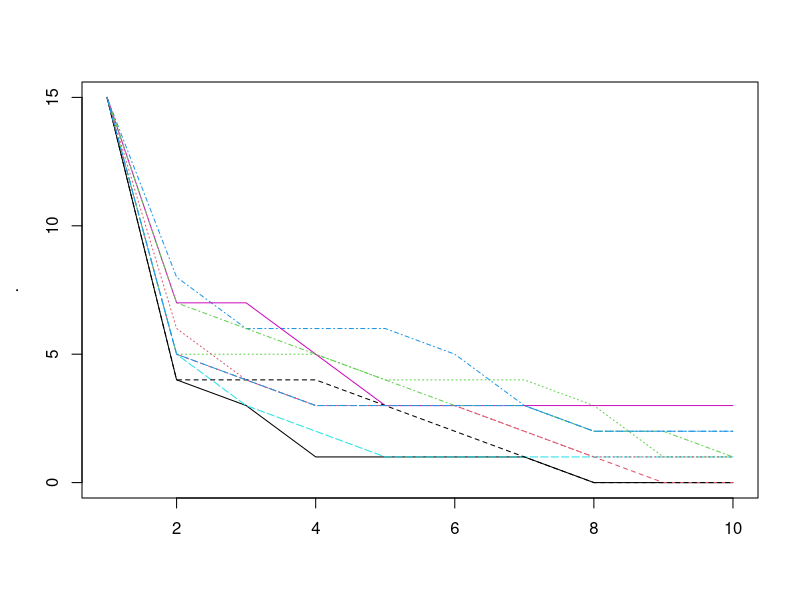
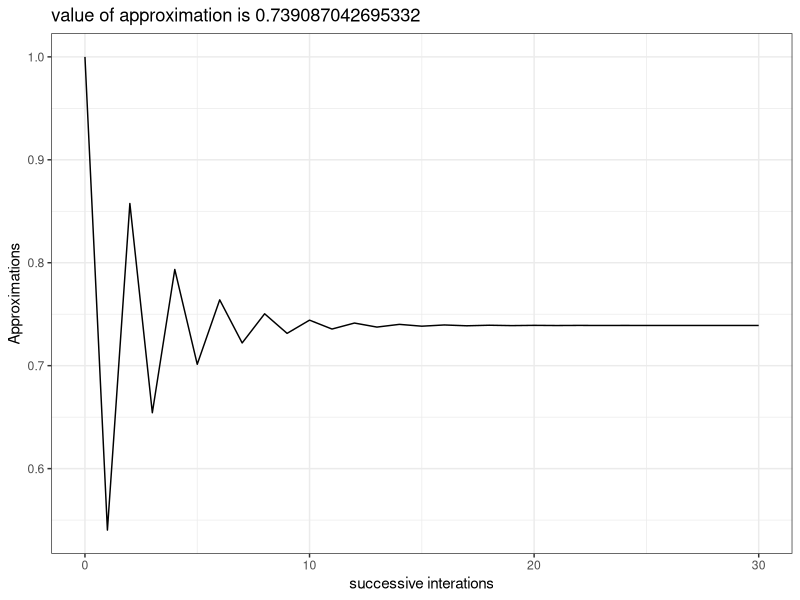
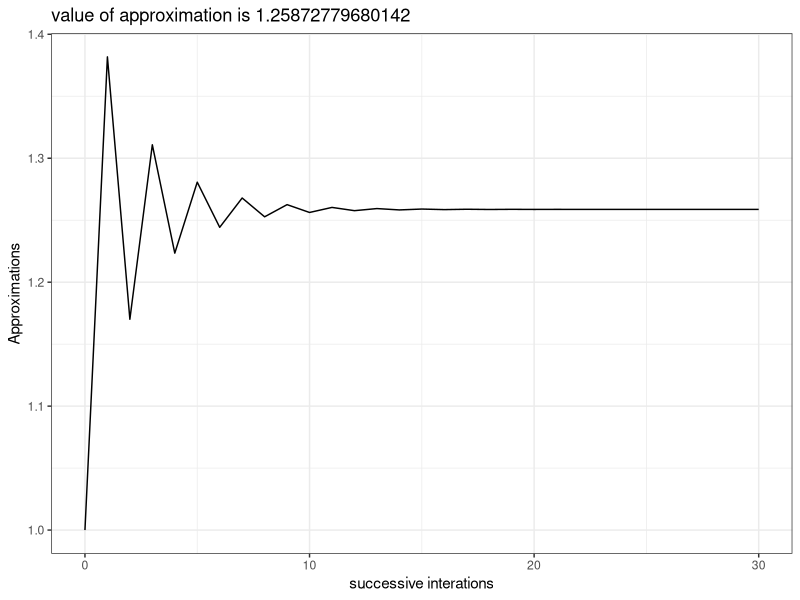
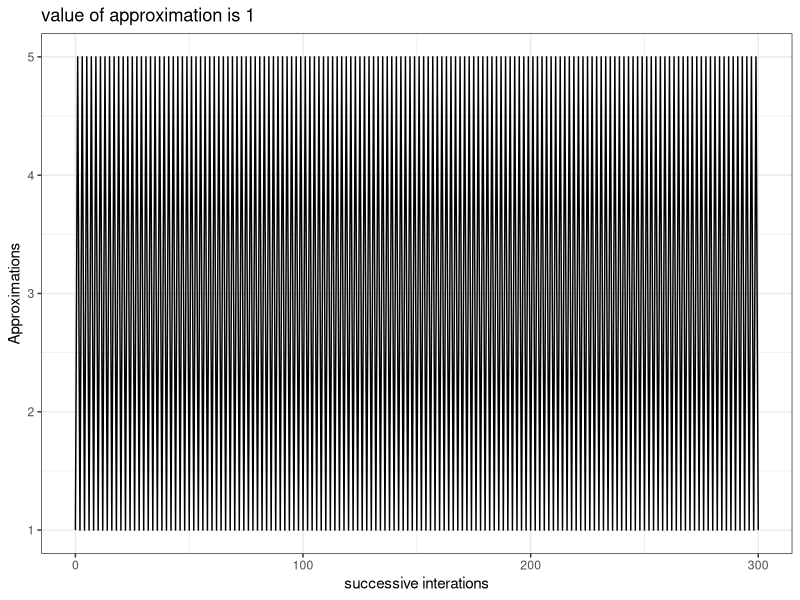
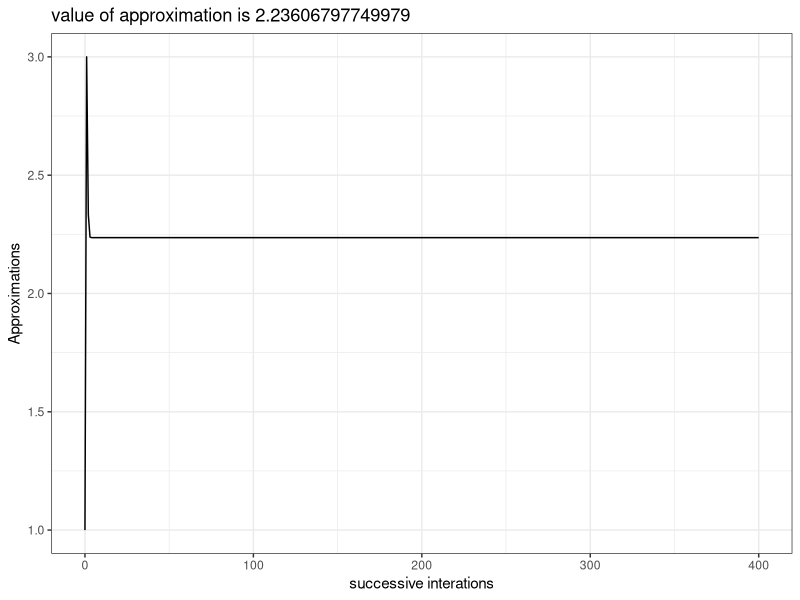
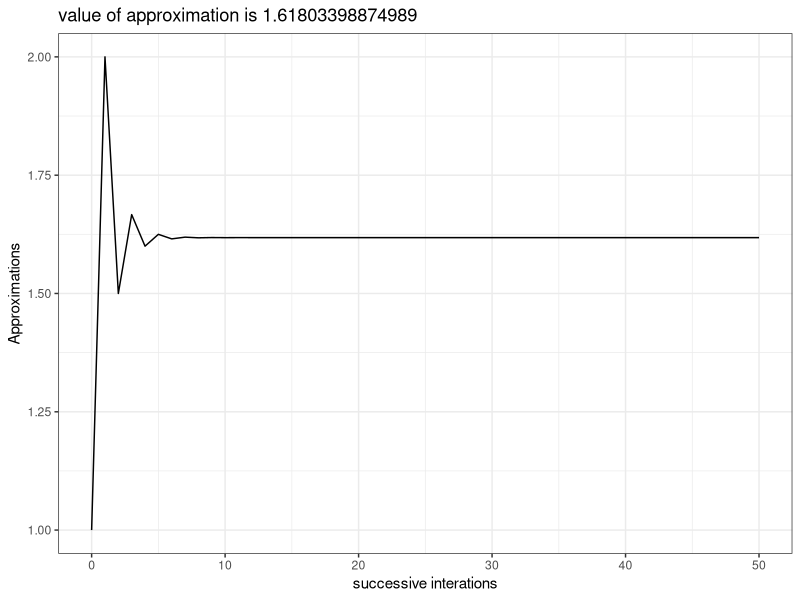
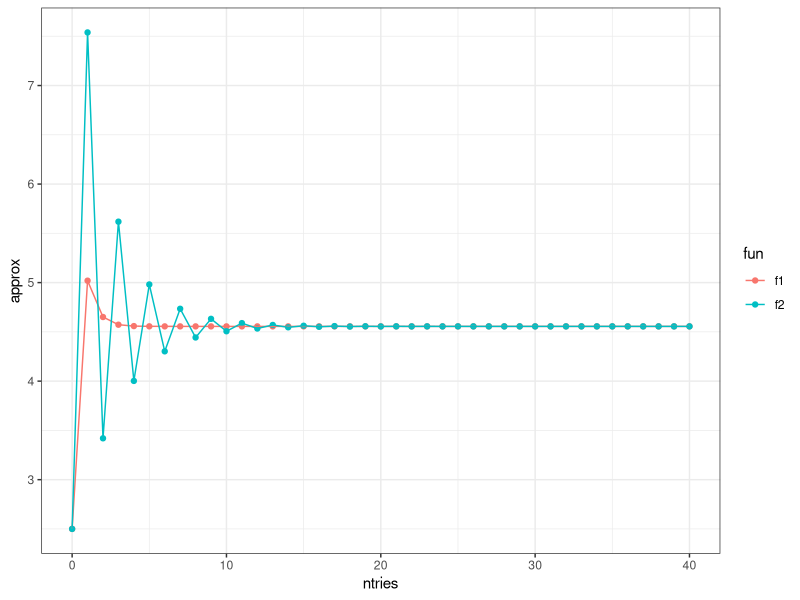
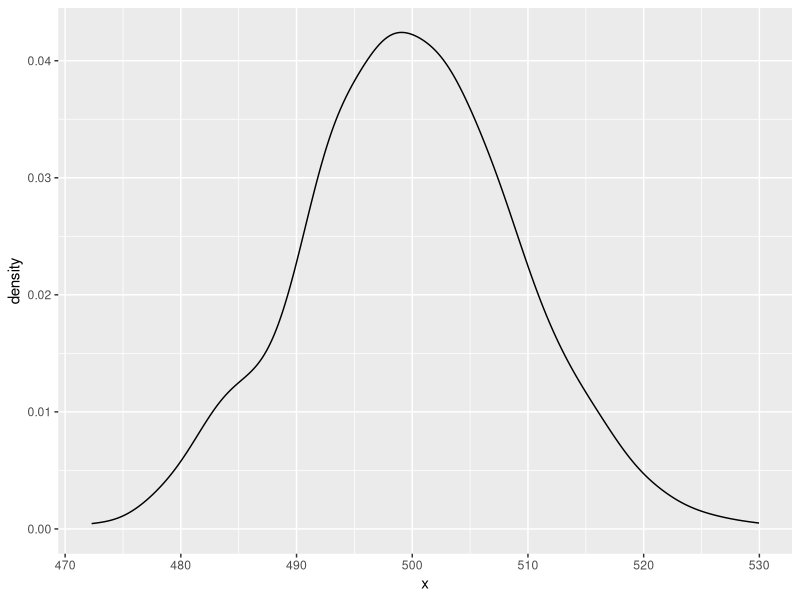

Write R code to recreate these figures, in order.
## ---- chunk 1
knitr::opts_chunk$set(error = TRUE, cache = TRUE)
library(ggplot2)
library(tidyr)
library(magrittr)
## ---- chunk 2
mean(0.5, x = c(0:10,50))
## ---- chunk 3
scale01 <- function(x) {
  rng <- range(x, na.rm = TRUE)
  (x - rng[1]) / (rng[2] - rng[1])
}

mtcars_scale <- mtcars[]
mtcars_scale[] <- lapply(mtcars, scale01)
head(mtcars_scale)

scale_numerics <- function(dat){
  if(is.numeric(dat)){
    scale01(dat)
    } else {
      dat
      }
  }

iris_scale <- iris

iris_scale[] <- lapply(iris, scale_numerics)

head(iris)

try(lapply(iris, scale01))
## ---- chunk 4
formulas <- list(
  mpg ~ disp,
  mpg ~ I(1 / disp),
  mpg ~ disp + wt,
  mpg ~ I(1 / disp) + wt
)

mods <- vector("list", length(formulas))

for (i in seq_along(formulas)){
  mods[[i]] <- lm(formulas[[i]], data = mtcars)
  }
## ---- chunk 5
models_mtcars <- lapply(formulas, lm, data = mtcars)
# old way
#lapply(formulas, function(form) lm(form, data = mtcars))
## ---- chunk 6

bootstraps <- lapply(1:10, function(i) {
  rows <- sample(1:nrow(mtcars), rep = TRUE)
  mtcars[rows, ]
})

## for loop

bootstrap_models <- vector("list",length(bootstraps))
for(i in seq_along(bootstraps)){
  bootstrap_models[[i]] <- lm(mpg ~ disp, data = bootstraps[[i]])
  }

## lapply

bootstrap_models_lapply <- lapply(bootstraps, lm, formula = mpg ~ disp)
## ---- chunk 7
rsq <- function(mod) summary(mod)$r.squared

sapply(bootstrap_models_lapply, rsq)

sapply(models_mtcars, rsq)

## ---- chunk 8
species_abundances <- sample(seq_len(100),size = 5) %>%
  sapply(rpois, n = 20) %>%
  data.frame %>%
  set_names(paste0("sp",1:5))

vapply(species_abundances, sd, numeric(1))

## ---- chunk 9
library(dplyr)
site_species <- species_abundances %>% 
  mutate(site = paste0("site",LETTERS[1:5]) %>%
           rep(times = 4))

vapply(site_species[vapply(site_species, is.numeric, logical(1))], sd, numeric(1))

## Equivalently, in magrittr style:
site_species %>%
  vapply(is.numeric, logical(1)) %>%
  site_species[.] %>%
  vapply(sd, numeric(1))

## ---- chunk 10
trials <- replicate(
  100, 
  t.test(rpois(10, 10), rpois(7, 10)),
  simplify = FALSE
)

sapply(trials, function(test) test$p.value)

sapply(trials, '[[', i = "p.value") 
## ---- chunk 11
replicate(5, rnorm(2))

replicate(4, "blue")
## ---- chunk 12
colnum <- c("blue" = 2, "green" = 7)

lapply(colnum, function(x) x/2)
## ---- chunk 13
name_val_lapply <- function(X, FUN, ...){
 Map(FUN, names(X), X, ...)
}

funtest <- function(name_of, val_of){
  paste("the value of", name_of, "is", val_of)
}

name_val_lapply(colnum, funtest)

## ---- chunk 14

library(parallel)

mcsapply <- function (X, FUN, ..., simplify = TRUE, USE.NAMES = TRUE) 
  {
  FUN <- match.fun(FUN)
  answer <- mclapply(X = X, FUN = FUN, mc.cores = 2, ...)
  if (USE.NAMES && is.character(X) && is.null(names(answer))) 
    names(answer) <- X
  if (!identical(simplify, FALSE) && length(answer)) 
    simplify2array(answer, higher = (simplify == "array"))
  else answer
  }

##pokey example
boot_df <- function(x) x[sample(nrow(x), rep = T), ]
rsquared <- function(mod) summary(mod)$r.square
boot_lm <- function(i) {
  rsquared(lm(mpg ~ wt + disp, data = boot_df(mtcars)))
}


library(microbenchmark)

## this doesn't actually speed anything up
if(FALSE){
microbenchmark(sapply(1:10, boot_lm),
               mcsapply(1:10, boot_lm))
}


## ---- chunk 15
mat <- matrix(rnorm(20), nrow = 5)

apply(mat, 1, summary)

apply(mat, 2, summary)

apply(mtcars, 2, summary)

## ---- chunk 16
pulse <- round(rnorm(22, 70, 10 / 3)) + rep(c(0, 5), c(10, 12))
group <- rep(c("A", "B"), c(10, 12))
pieces <- split(pulse, group)

split_vapply <- function(x, f, FUN, FUN.VALUE, ...){
  pieces <- split(x, f)
  vapply(pieces, FUN = FUN, FUN.VALUE = FUN.VALUE, ...)
}

split_vapply(pulse, group, mean, numeric(1))

## ---- chunk 17

split2 <- function(x, f) {
   groups <- unique(as.factor(f))
   out <- vector('list', length(groups))
   names(out) <- levels(groups)
   for (g in groups) {
       out[[g]] <- x[f == g]
   }
   out
}

split2(pulse, group)


split3 <- function(x, f) {
   groups <- unique(f)
   out <- vector('list', length(groups))
   names(out) <- groups
   lapply(groups, function(lev) x[f == lev] )
}


split3(pulse, group)

## ---- chunk 18
Reduce(`*`, 1:10)
factorial(10)
microbenchmark(Reduce(`*`, 1:10), factorial(10))
## ---- chunk 19
sapply(rep(1,10), Reduce, f = sum)

Reduce(`*`, 1:10, accumulate = TRUE)

simdecay <- function(){
  replicate(10, sample(1:10, 15, replace = T), simplify = FALSE) %>%
  Reduce(intersect, ., accumulate = TRUE) %>%
  sapply(length)
}

replicate(10, simdecay()) %>%
  matplot(type = "l")

## ---- chunk 20
is.character(c("foo","bar"))
is.na(NaN)
is.na(NA)
is.na(3)

is.na(c(NA,NA))

is.numeric(c("fo","bar"))
## ---- chunk 21
anyNA(c(NA,NA))
anyNA(c("foo","bar"))
## ---- chunk 22
numsum <- function(dat, sumstat){
  so_numeros <- Filter(is.numeric, dat)
  vapply(so_numeros, sumstat, numeric(1))
}

numsum(iris, sd)
## ---- chunk 23
scramble <- sample(1:5, size = 50, replace = TRUE)
Position(function(x) x == 1, scramble)
which(scramble == 1)
min(which(scramble == 1))
## ---- chunk 24
where <- function(f, x) {
  vapply(x, f, logical(1))
}
## ---- chunk 25
AnyAll <- function(FUN){
  function(f, x){
    test <- vapply(x, f, logical(1))
    FUN(test)
    }
}

Any <- AnyAll(any)
All <- AnyAll(all)

tester <- list("foo",1)

Any(is.numeric, tester)
All(is.numeric, tester)
## ---- chunk 26
AnyAll2 <- function(only_if_all = TRUE){
  ## any or all?
  if (only_if_all) {
    testfun <- function(test) Reduce(`&&`, test, only_if_all)
    } else 
      {
        testfun <- function(test) Reduce(`||`, test, only_if_all)
        }
  
  function(f, x){
    test <- vapply(x, f, logical(1))
    testfun(test)
    }
  }

All2 <- AnyAll2()
Any2 <- AnyAll2(FALSE)

Any2(is.numeric, tester)
All2(is.numeric, tester)


AnyAll3 <- function(only_if_all = TRUE){
  ## any or all?
  tests <- c(`||`,`&&`)
  testfun <- function(test) Reduce(tests[[only_if_all + 1]], test, only_if_all)
  
  function(f, x){
    test <- vapply(x, f, logical(1))
    testfun(test)
    }
  }

AnyAll3()(is.numeric, tester)
AnyAll3(FALSE)(is.numeric, tester)
## ---- chunk 27
where <- function(f, x) {
  vapply(x, f, logical(1))
}

span <- function(f, x){
  logivec <- where(f = f, x = x)
  runs <- rle(logivec)
  trues <- runs$lengths[runs$values]
  longest <- max(trues)[1] # find the first long sequence only
  start.longest <- which(runs$lengths == longest)
  browser()
  start.longest + seq_len(longest)
}

green30 <- replicate(47, sample(list("green",30), size = 1, prob = c(0.7, 0.3)))

span(is.character, green30)

## ---- chunk 28

arg_maxmin <- function(FUN = max) {
  arg_max <- function(vec, f){
    vals <- f(vec)
    crit <- FUN(vals)
    vec[vals %in% crit]
    }
  }

arg_max <- arg_maxmin()

arg_max(-10:5, function(x) x ^ 2)
arg_max(-5:5, function(x) x ^ 2)


arg_min <- arg_maxmin(min)
arg_min(-10:5, function(x) - x ^ 2)
arg_min(-5:5, function(x) - x ^ 2)
## ---- chunk 29

running_diff <- function(x){
  tot <- length(x)
  abs(x[-tot] - x[-1])
  }

fixed_point <- function(f, tries, init = 1){
  fvec <- replicate(n = tries, expr = f, simplify = FALSE)
  Reduce(function(f1,f2) f2(f1), x = fvec, init = init, accumulate = TRUE)
  }

check_tol <- function(fpoints, rdiff = running_diff, tol = 0.00001){
  passing_tol <- vapply(rdiff(fpoints), `<`, y = tol, logical(1))
  if(!any(passing_tol)) message("you need more tries!!")
  }

check_tol(fixed_point(cos, 30, tries = 10))

fpoint_plot <- function(f, tries){
  fixingpoints <- fixed_point(f = f, tries = tries)
  qplot(x = 0:tries, y = fixingpoints, geom = "path",
      main = paste0("value of approximation is ", fixingpoints[length(fixingpoints)]),
      xlab = "successive interations", ylab = "Approximations") + theme_bw()
}

fpoint_plot(cos, 30)

fpoint_plot(function(x) cos(x) + sin(x), 30)

## impossible; will never converge:
fpoint_plot(function(x) 5 / x, 300)

## but with slight modification..
fpoint_plot(function(x) (x + 5 / x) / 2, 400)

## ---- chunk 30
fpoint_plot(function(x) 1 + 1/x, 50)
## ---- chunk 31

fun1 <- function(x) ((log(1000) / log(x)) + x) / 2
fun2 <- function(x) log(1000) / log(x)

data.frame(ntries = 0:40, 
           f1 = fixed_point(fun1, 40, init = 2.5),
           f2 = fixed_point(fun2, 40, init = 2.5)) %>%
  gather(fun, approx, f1:f2) %>%
  ggplot(aes(x = ntries, y = approx, colour = fun)) + geom_point() + geom_path() + theme_bw()

## ---- chunk 32
frac_maker <- function(n, d){
  force(n)
  force(d)
  function(x) n / (d + x)
  }
  

cont_frac <- function(Ns, Ds, frac_fun = frac_maker){
  Ns <- rev(Ns)
  Ds <- rev(Ds)
  funs <- Map(frac_fun, Ns, Ds)
  Reduce(function(f1,f2) f2(f1), x = funs, init = 0)
  }

ans <- cont_frac(Ns = rep(1,40), Ds = rep(1, 40))

1/ans
## ---- chunk 33

denominator <- function(k){
  nums <- lapply(seq_len(k)*2, function(x) c(1, 1, x))
  out <- do.call(c, nums)
  out[-1]
}

cont_frac(Ds = denominator(20), Ns = rep(1, 3 * 20 -1))

## ---- chunk 34
pi_numerator <- function(k){
  exps <- seq(from = 1, length.out = k, by = 2) ^ 2
  c(4, exps)
}

cont_frac(Ds = c(1, rep(2, 200)), Ns = pi_numerator(200))
## ---- chunk 35

frac_maker_minus <- function(n, d){
  force(n)
  force(d)
  function(x) n / (d - x)
  }

tan_cf <- function(x, k){
  numerators <- rep(x, k - 1) ^ 2
  numerators <- c(x, numerators)
  denominators <- seq(from = 1, by = 2, length.out = k)
  cont_frac(Ns = numerators, Ds = denominators, frac_fun = frac_maker_minus)
}

tan_cf(pi*0.2, 20)

tan(pi*0.2)
## ---- chunk 36
rm_na <- function(x, y, identity) {
  if (is.na(x) && is.na(y)) {
    identity
  } else if (is.na(x)) {
    y
  } else {
    x
  }
}

rm_na(3,4,Inf)
rm_na(3,NA,Inf)
rm_na(NA,4,Inf)
rm_na(NA,NA,Inf)

smaller <- function(x, y, na.rm = TRUE){
  if(na.rm && (is.na(x) || is.na(y))) {
    rm_na(x, y, Inf)
    } else {
      stopifnot(!identical(x, y))
      test <- (x - y) < 0
      if(test) x else y
      }
  
  }

x <- 4
y <- 5


## ---- chunk 37
randomise <- function(f) f(runif(1e3))
randomise(mean)
#> [1] 0.5115665
randomise(mean)
#> [1] 0.503939
randomise(sum)

replicate(500,randomise(sum)) %>%
  data.frame(x = .) %>%
  ggplot(aes(x = x)) + geom_density()
